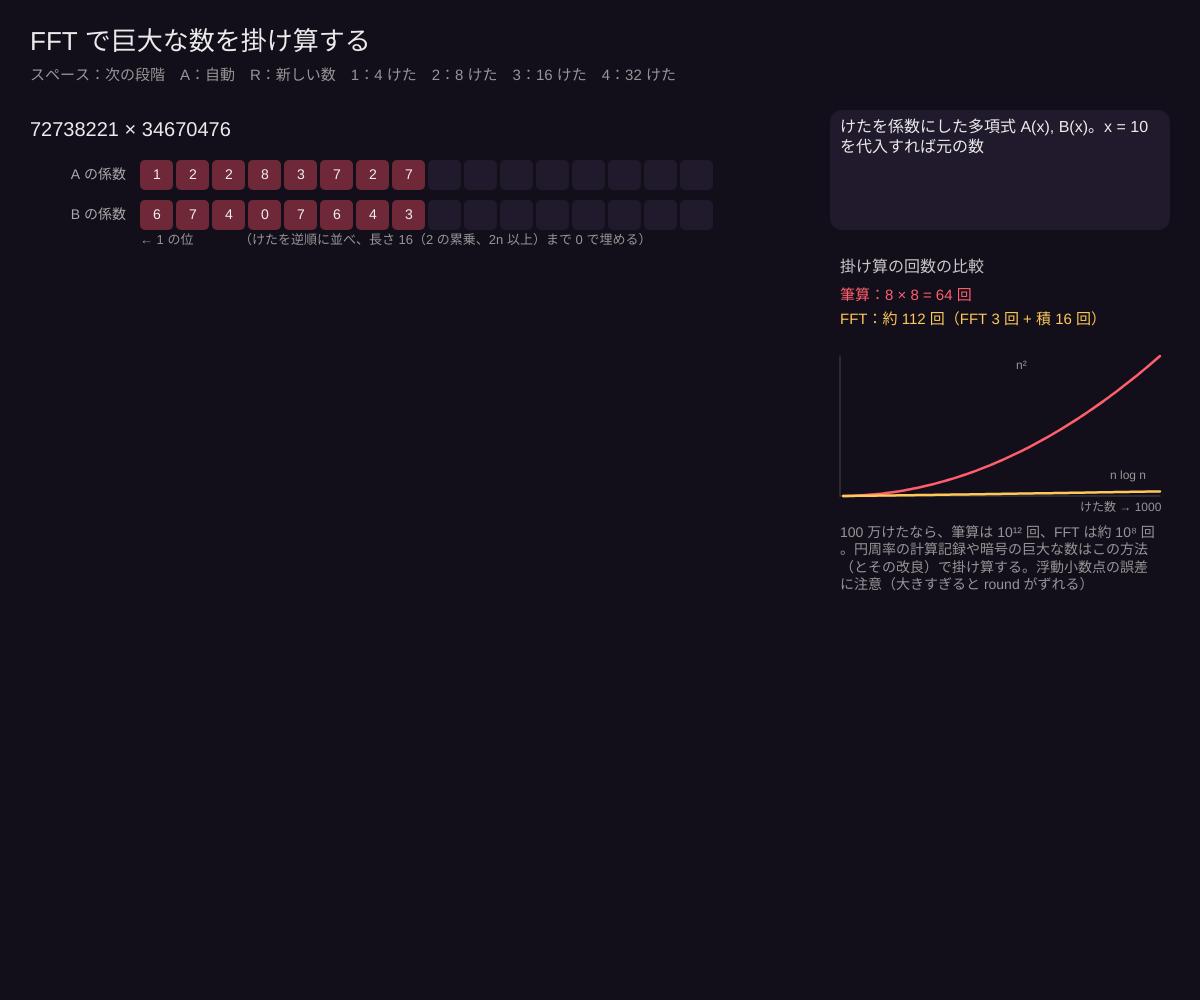
Frame 1 (no input)
Frame 60 (no input): identical to frame 1, image omitted
Frame 120 (the mouse pressed at the canvas centre since frame 60): identical to frame 1, image omitted

The p5.js sketch that drew this single still picture (run headless with seeded random() and noise() and a simulated clock; from frame 60 on, the mouse is pressed at the canvas centre):

// p5.js sketch
// ── sketch.js
// ============================================
// 09 FFT で巨大な数を掛け算する
// 数の各けたを多項式の係数と見る：1234 = 4 + 3x + 2x² + 1x³（x = 10）
// 係数 → FFT で点の値 → 点ごとに掛ける → 逆 FFT で係数 → くり上がり。全部で Θ(n log n)
// スペース：次の段階 / A：自動 / R：新しい数 / 1：4 けた  2：8 けた  3：16 けた  4：32 けた
// ============================================

let speed = 70; // ★ 自動再生の間隔（フレーム）

let digits = 8, A = '', B = '', N, fa, fb, fc, conv, prodDigits, stageNo = 0, auto = false, timer = 0, verified = false;

function setup() { createCanvas(windowWidth, windowHeight); textWrap(CHAR); newNumbers(); }

function newNumbers() {
  let rnd = () => { let s = String(floor(random(1, 10))); for (let i = 1; i < digits; i++) s += floor(random(10)); return s; };
  A = rnd(); B = rnd();
  let a = A.split('').reverse().map(Number), b = B.split('').reverse().map(Number);
  N = 1; while (N < a.length + b.length) N *= 2;
  let pa = a.concat(Array(N - a.length).fill(0)).map(v => [v, 0]), pb = b.concat(Array(N - b.length).fill(0)).map(v => [v, 0]);
  fa = fft(pa, false); fb = fft(pb, false);
  fc = fa.map((p, i) => [p[0] * fb[i][0] - p[1] * fb[i][1], p[0] * fb[i][1] + p[1] * fb[i][0]]);
  conv = fft(fc, true).map(v => round(v[0]));
  prodDigits = []; let carry = 0;
  for (let i = 0; i < N; i++) { let s = conv[i] + carry; prodDigits.push(s % 10); carry = floor(s / 10); }
  while (carry) { prodDigits.push(carry % 10); carry = floor(carry / 10); }
  while (prodDigits.length > 1 && prodDigits[prodDigits.length - 1] === 0) prodDigits.pop();
  verified = prodDigits.slice().reverse().join('') === (BigInt(A) * BigInt(B)).toString();
  stageNo = 0;
}

// 反復版 FFT（inv = true なら逆変換）
function fft(x, inv) {
  let n = x.length, L = round(log(n) / log(2)), A2 = [];
  for (let i = 0; i < n; i++) { let r = 0; for (let b = 0; b < L; b++) if (i & (1 << b)) r |= 1 << (L - 1 - b); A2[i] = x[r].slice(); }
  for (let m = 2; m <= n; m *= 2) {
    let ang = ((inv ? -1 : 1) * TWO_PI) / m;
    for (let k = 0; k < n; k += m) for (let j = 0; j < m / 2; j++) {
      let wr = cos(ang * j), wi = sin(ang * j), v = A2[k + j + m / 2];
      let t = [wr * v[0] - wi * v[1], wr * v[1] + wi * v[0]], u = A2[k + j];
      A2[k + j] = [u[0] + t[0], u[1] + t[1]]; A2[k + j + m / 2] = [u[0] - t[0], u[1] - t[1]];
    }
  }
  if (inv) A2 = A2.map(v => [v[0] / n, v[1] / n]);
  return A2;
}

function draw() {
  background(18, 14, 26);
  if (auto && ++timer % speed === 0) stageNo = (stageNo + 1) % 6;
  fill(235); noStroke(); textSize(26); textAlign(LEFT, BASELINE);
  text('FFT で巨大な数を掛け算する', 30, 50);
  textSize(15); fill(150);
  text('スペース：次の段階　A：自動' + (auto ? '（中）' : '') + '　R：新しい数　1：4 けた　2：8 けた　3：16 けた　4：32 けた', 30, 80);

  let left = 30, cw = min(36, (width * 0.68 - 120) / N), y = 120;
  textSize(20); fill(235); textAlign(LEFT, TOP);
  text(`${A} × ${B}`, left, y); y += 40;

  let rowLabel = (s, yy) => { fill(170); textSize(14); textAlign(RIGHT, CENTER); text(s, left + 96, yy); };
  let cells = (arr, yy, col, fmtF, hiOn) => { for (let i = 0; i < N; i++) { fill(i < arr.length ? col : color(32, 26, 44)); noStroke(); rect(left + 110 + i * cw, yy - 15, cw - 3, 30, 5); fill(240); textAlign(CENTER, CENTER); textSize(min(14, cw * 0.42)); if (i < arr.length) text(fmtF(arr[i], i), left + 110 + i * cw + cw / 2 - 1, yy); } };
  let bars = (arr, yy, col, h) => { let mx = max(arr.map(v => mag(v[0], v[1]))) || 1; for (let i = 0; i < N; i++) { let mg = mag(arr[i][0], arr[i][1]); fill(col); noStroke(); rect(left + 110 + i * cw, yy - (mg / mx) * h, cw - 3, (mg / mx) * h, 3); } };

  let a = A.split('').reverse().map(Number), b = B.split('').reverse().map(Number);
  rowLabel('A の係数', y + 15); cells(a, y + 15, color(110, 40, 55), v => v); y += 40;
  rowLabel('B の係数', y + 15); cells(b, y + 15, color(110, 40, 55), v => v); y += 34;
  fill(150); textSize(13); textAlign(LEFT, TOP); text(`← 1 の位　　　　（けたを逆順に並べ、長さ ${N}（2 の累乗、2n 以上）まで 0 で埋める）`, left + 110, y); y += 34;

  if (stageNo >= 1) { rowLabel('FFT(A)', y + 40); bars(fa, y + 70, color(255, 200, 90), 60); rowLabel('FFT(B)', y + 120); bars(fb, y + 150, color(255, 200, 90), 60); }
  y += 170;
  if (stageNo >= 2) { rowLabel('点ごとの積', y + 40); bars(fc, y + 70, color(255, 95, 109), 60); }
  y += 90;
  if (stageNo >= 3) { rowLabel('逆 FFT', y + 15); cells(conv, y + 15, color(30, 90, 80), v => v); }
  y += 40;
  if (stageNo >= 4) { rowLabel('くり上がり', y + 15); cells(prodDigits, y + 15, color(78, 225, 190), v => v); }
  y += 50;
  if (stageNo >= 5) { fill(78, 225, 190); textSize(20); textAlign(LEFT, TOP); text(`= ${prodDigits.slice().reverse().join('')}　${verified ? '✓ BigInt の計算と一致' : '✗ 一致しない（誤差）'}`, left, y, width * 0.68); }

  // 右：説明と計算量
  let px = width * 0.7, w = width - px - 30, yy = 120;
  let msgs = ['けたを係数にした多項式 A(x), B(x)。x = 10 を代入すれば元の数', 'FFT：1 の N 乗根での値（点・値表現）に変換。Θ(N log N)', '点ごとに掛ける：C(ωᵏ) = A(ωᵏ)·B(ωᵏ)。たった N 回', '逆 FFT：C の係数に戻す。各けたの「たたみこみ」（筆算の縦の和）が出る', 'くり上がり：10 以上を次のけたへ送る', '完成！'];
  fill(32, 26, 44); noStroke(); rect(px - 10, yy - 10, w + 10, 120, 12);
  fill(235); textSize(16); textAlign(LEFT, TOP); text(`段階 ${stageNo} / 5\n${msgs[stageNo]}`, px, yy, w - 10);
  yy += 140;
  fill(200); textSize(16); text('掛け算の回数の比較', px, yy); yy += 28;
  let n = digits, school = n * n, fftc = round(3 * N * log(N) / log(2) / 2 + N);
  textSize(15); fill(255, 95, 109); text(`筆算：${n} × ${n} = ${school} 回`, px, yy); yy += 24;
  fill(255, 200, 90); text(`FFT：約 ${fftc} 回（FFT 3 回 + 積 ${N} 回）`, px, yy); yy += 34;
  // n² と n log n のグラフ
  let gx = px, gy = yy + 150, gw = w - 10, gh = 140;
  stroke(70); strokeWeight(1); line(gx, gy, gx + gw, gy); line(gx, gy, gx, gy - gh);
  noFill(); strokeWeight(2.5);
  stroke(255, 95, 109); beginShape(); for (let i = 1; i <= 100; i++) { let m = i * 10; vertex(gx + (i / 100) * gw, gy - min(gh, (m * m) / 1e6 * gh)); } endShape();
  stroke(255, 200, 90); beginShape(); for (let i = 1; i <= 100; i++) { let m = i * 10; vertex(gx + (i / 100) * gw, gy - min(gh, (3 * m * log(2 * m) / log(2)) / 1e6 * gh)); } endShape();
  noStroke(); fill(150); textSize(12); text('けた数 → 1000', gx + gw - 80, gy + 6); text('n²', gx + gw * 0.55, gy - gh + 4); text('n log n', gx + gw - 50, gy - 26);
  fill(150); textSize(14);
  text('100 万けたなら、筆算は 10¹² 回、FFT は約 10⁸ 回。円周率の計算記録や暗号の巨大な数はこの方法（とその改良）で掛け算する。浮動小数点の誤差に注意（大きすぎると round がずれる）', px, gy + 30, w - 10);
}

function keyPressed() {
  if (key === ' ') stageNo = (stageNo + 1) % 6;
  if (key === 'a' || key === 'A') auto = !auto;
  if (key === 'r' || key === 'R') newNumbers();
  if (key >= '1' && key <= '4') { digits = [4, 8, 16, 32][int(key) - 1]; newNumbers(); }
}
function windowResized() { resizeCanvas(windowWidth, windowHeight); }

// ---------- やってみよう ----------
// 1. 4 けたで、逆 FFT の行を手で確かめる：1 の位 = a₀b₀、10 の位 = a₀b₁ + a₁b₀、…
// 2. 99999999 × 99999999 のような数（A と B を直接書きかえる）でくり上がりがたくさん起きる
// 3. 10 進数でなく 100 進数（2 けたずつ）にすると、配列が半分になって速くなる
